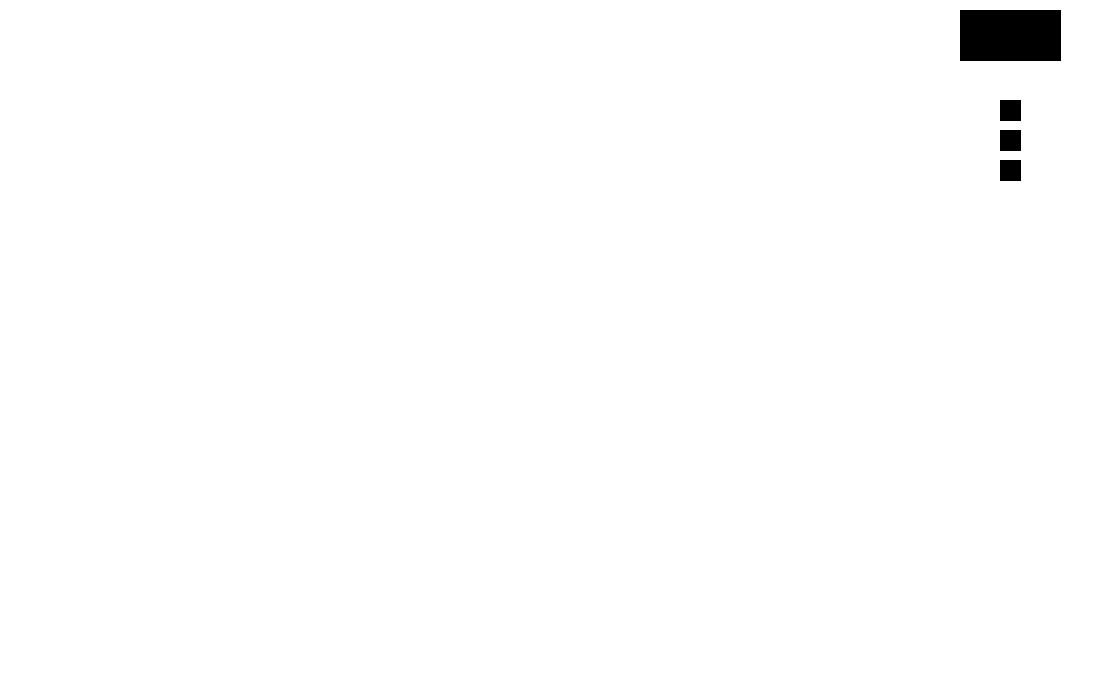
Frame 1 (no input)
Frame 60 (the mouse pressed at the canvas centre just before this capture): identical to frame 1, image omitted
Frame 120 (the mouse held since frame 60 and released just before this capture): identical to frame 1, image omitted

The Processing sketch that drew this single still picture (run headless with seeded random() and noise(); from frame 60 on, the mouse is pressed at the canvas centre):

// Processing sketch: TrabalhodeFisica2
// ── TrabalhodeFisica2.pde
float d=0, g;
float r=260, w=0.2;
PVector[] ciclo = new PVector[20];
PVector[] parab = new PVector[20];
Checkbox[] caixas = new Checkbox[3];
Boolean botao=false;
float x0, y0, xf, yf, teta, coss, sen, hip;
PVector posc, posr, posu, pos1, pos2, pos3;

void setup() {
  size(1100,700);
  noFill();
  frameRate(60);
  for(int i=0;i<20;i++){
    ciclo[i]=new PVector(-790+r*(w*i+PI)+r*sin(w*i+PI),600-r+r*cos(w*i+PI));
  }
  caixas[0]=new Checkbox(1000, 100);
  caixas[1]=new Checkbox(1000, 130);
  caixas[2]=new Checkbox(1000, 160);
  pos2 = new PVector(-790+r*PI, 600-2*r);
  g=w*w*r/4.0;
  x0 = -790+r*PI;
  y0 = 600-2*r;
  xf = -790+r*(w*18+PI)+r*sin(w*18+PI);
  yf = 600-r+r*cos(w*18+PI);
  hip = sqrt((xf-x0)*(xf-x0)+(yf-y0)*(yf-y0));
  coss = (xf-x0)/hip;
  sen = (yf-y0)/hip;
  posc= new PVector(x0,y0);
  posr = new PVector(x0,y0);
  posu = new PVector(x0,y0);
  pos1=new PVector(x0,y0);
  pos2=new PVector(x0,y0);
  pos3=new PVector(x0,y0);
  print(sqrt(2*(yf-y0)/g));
}

void draw() {
  background(255);
  
  if ((caixas[0].b)||(caixas[1].b)||(caixas[2].b)){
    
    if(caixas[0].b){
      noFill();
      stroke(0);
      strokeWeight(10);
      drawCurve(0,20,ciclo);
    }
    
    if(caixas[1].b){
      stroke(0);
      strokeWeight(10);
      line(-790+r*PI, 600-2*r, -790+r*(w*18+PI)+r*sin(w*18+PI), 600-r+r*cos(w*18+PI));
    }
    
    if(caixas[2].b){
      stroke(0);
      strokeWeight(10);
      drawCurvinha();
    }
    
    if(caixas[0].b){
      pos1 = cicloide(d, pos1);
      fill(255,99,71);
      stroke(255,99,71);
      ellipse(pos1.x, pos1.y, 30, 30); 
      print(d);
    }
    
    if(caixas[1].b){
      pos2 = reta(d, pos2);
      fill(153,204,50);
      stroke(153,204,50);
      ellipse(pos2.x, pos2.y, 30, 30);
      print(d);
    }
    
    if(caixas[2].b){
      pos3 = curvinha(d, pos3);
      fill(0,127,255);
      stroke(0,127,255);
      ellipse(pos3.x, pos3.y, 30, 30);
      print(d);
    }
    print("    \n");
    d+=0.18;
    
  }else{
    d=0;
  } 
  
  for(int i=0;i<3;i++){
    caixas[i].render();
  }

  fill(0);
  rect(960,10,100,50);
  if ((mousePressed)&&(mouseX>=960)&&(mouseX<=1060)&&(mouseY>=10)&&(mouseY<=60)){
    d=0;
    pos1=new PVector(x0,y0);
    pos2=new PVector(x0,y0);
    pos3=new PVector(x0,y0);
  }
}

PVector cicloide(float tp, PVector posc){
  if(posc.x<=xf){
    posc.x=-790+r*(w*tp+PI)+r*sin(w*tp+PI);
    posc.y=600-r+r*cos(w*tp+PI);
  }
  return posc;
}

PVector reta(float tp, PVector posr){
  if (posr.x<=xf){
    posr.x = x0 + 0.5*g*coss*tp*tp;
    posr.y = y0 + 0.5*g*sen*tp*tp;
  }
  return posr;
}

PVector curvinha(float tp, PVector posu){
  if (posu.y<yf-10){
    posu.x = x0;
    posu.y = y0 + 0.5*g*tp*tp;
  }else{
    posu.x = x0 + sqrt(2*g*(yf-y0))*(tp-sqrt(2*(yf-y0)/g));
    posu.y = yf;
  }
  return posu;
}

void drawCurvinha(){
  line(x0,y0,x0,yf-10);
  line(x0+10,yf,xf,yf);
  stroke(0);
  curve(x0, yf-50, x0, yf-10, x0+10, yf,  x0+50, yf);
}

void drawCurve(float t, int n, PVector[] pt){
  curveTightness(t);
  beginShape();
  for(int j=0; j<n; j++){
    curveVertex(pt[j].x, pt[j].y);
  }
  endShape();
  strokeWeight(10);
}

void mousePressed(){
  for(int i=0; i< 3; i++){
    caixas[i].click();
  }
}

// ── Checkbox.pde
class Checkbox {
  int x, y;
  boolean b;
  Checkbox(int _x, int _y){
    x = _x;
    y = _y;
    b = false;
  }
  void render(){
    stroke(0);
    strokeWeight(1);
    fill(isOver()?128:0);
    rect(x, y, 20, 20);
    if(b){
      noFill();
      line(x, y, x+20, y+20);
      line(x, y+20, x+20, y);
    }
  }
  void click(){
    if(isOver()){
      b=!b;
    }
  }
  boolean isOver(){
    return(mouseX>x&&mouseX<x+20&&mouseY>y&&mouseY<y+20);
  }
}
